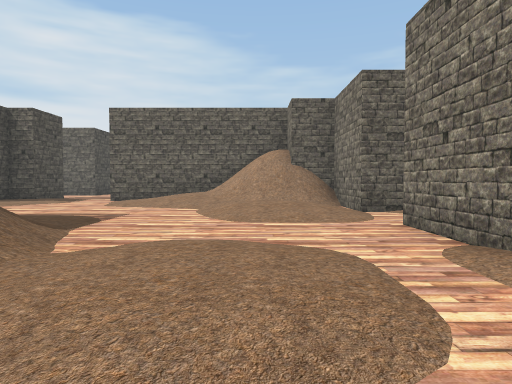
View 1 (above)

20 first-person views from a walk through a scene from a Unity 3-D project. The camera is 1.3 m above the floor, tilts 2° down and sees 75° across. The floor is counted in squares, 2 m on a side. Each view is taken from the middle of a square. On the plan, view 1 faces up. The plan holds only what a view shows up to about 10 squares ahead; the rest is blank. The player character is not drawn.

View 2
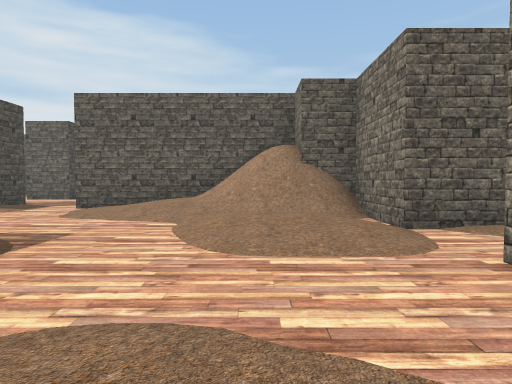

View 3
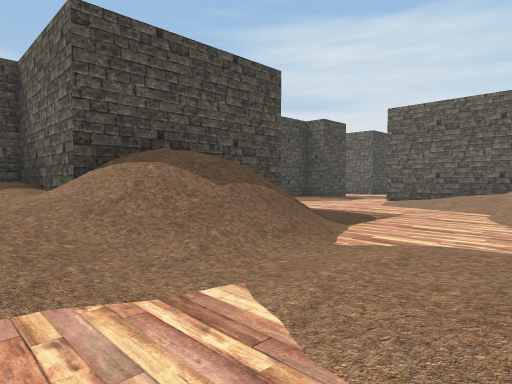

View 4
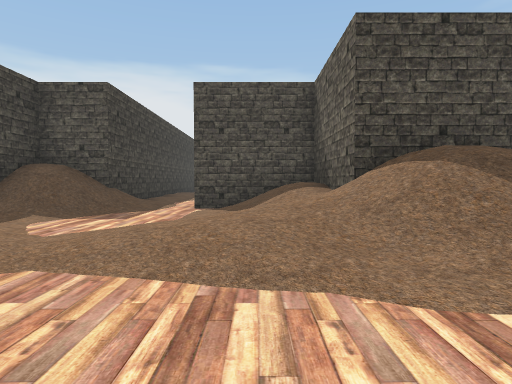

View 5
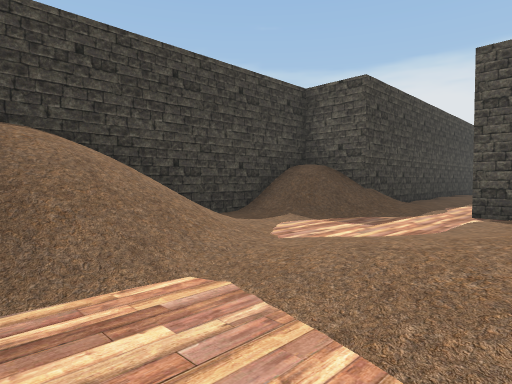

View 6
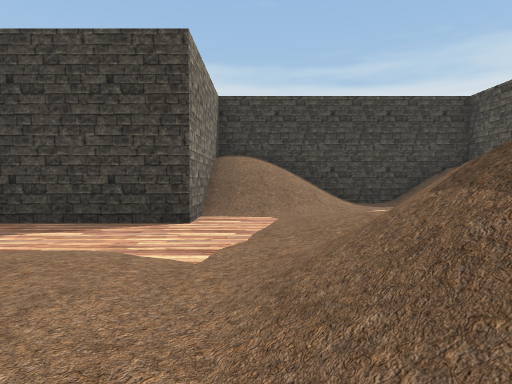

View 7
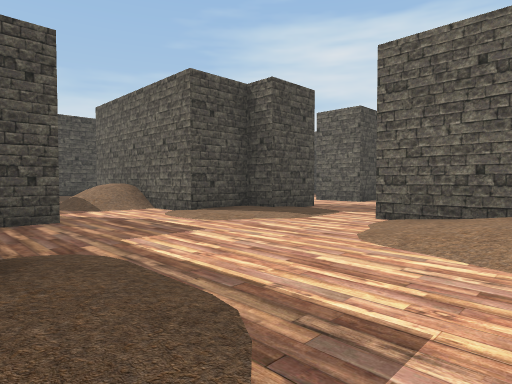

View 8
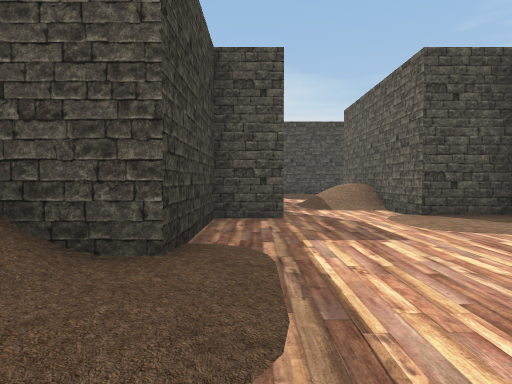

View 9
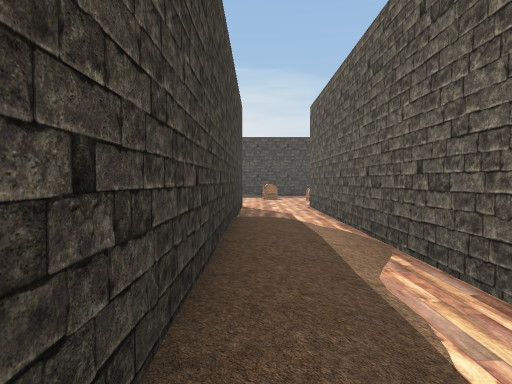

View 10
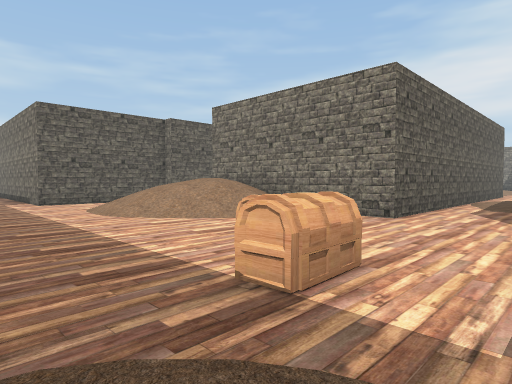

View 11
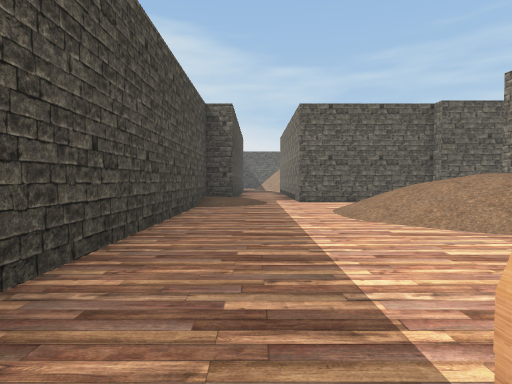

View 12
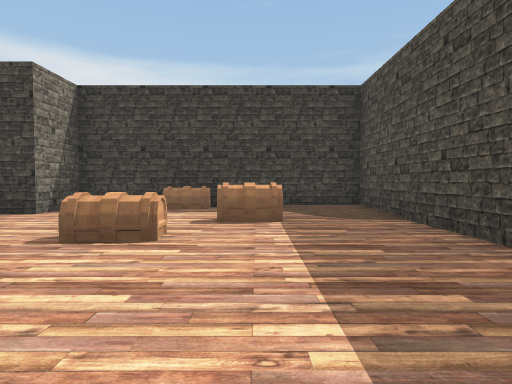

View 13
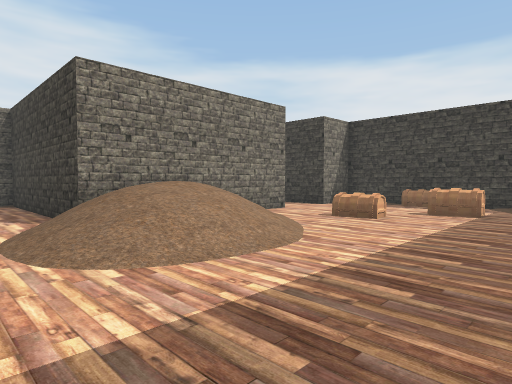

View 14
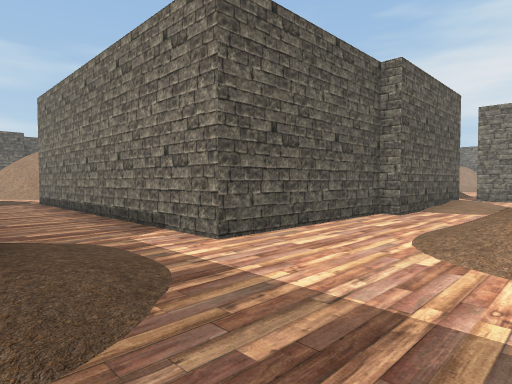

View 15
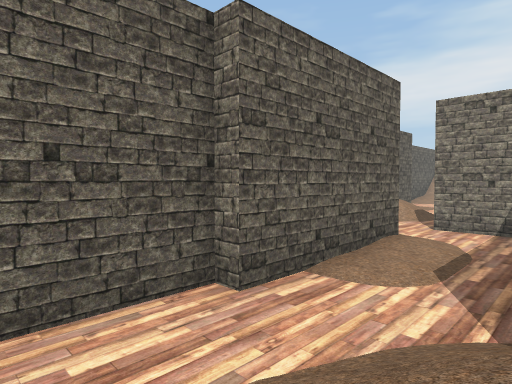

View 16
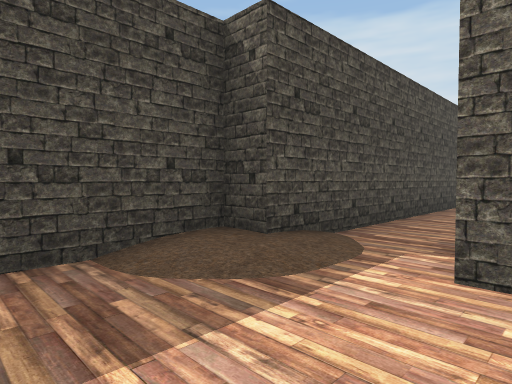

View 17
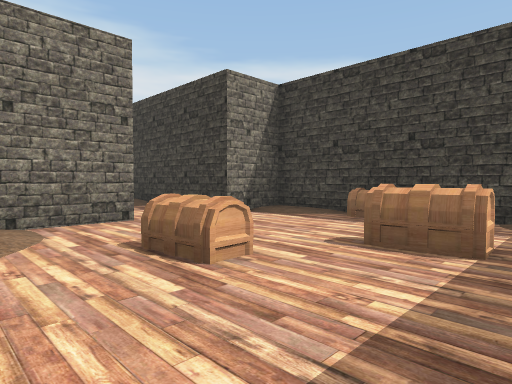

View 18
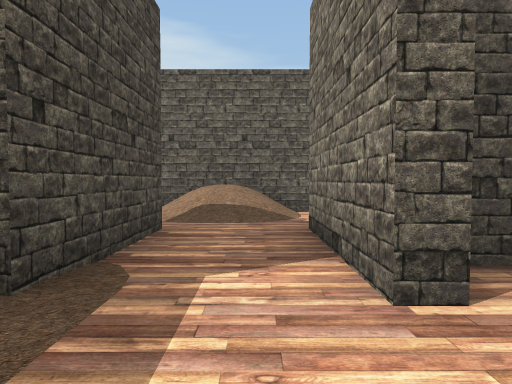

View 19
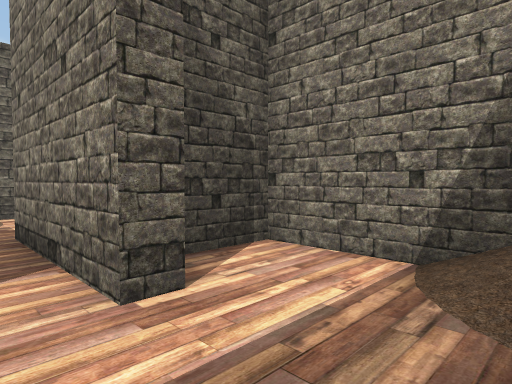

View 20
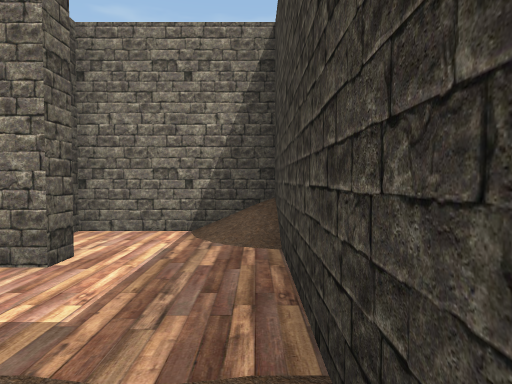

### Floor plan
Key: @ floor where view 1 was taken; # wall or solid block; . main floor; : floor 0.25 m higher than the main floor; + floor 0.5 m higher than the main floor; / step, stairs or slope; C chest.
Columns run from 26 left of view 1 to 4 right of it. Each row starts with its distance up from view 1.
 15  #
 14  #..#              ..
 13  #..#              ..
 12  #..#              #..
 11  #..#             ##..######
 10  #..#             #:...////##
  9  #..#         #####:.../////##
  8  #..#         ///.......////.#
  7 ##/.########/../.........////##
  6 #//.......:/..#..##.......///.
  5 #...////......#..#####:......#
  4 #...////#######..#.###//.....#
  3 #...////#      ....# #///....#
  2 #...////#     :.../###///::..
  1 #....///#     ######/////...
  0 #.......#         #//////.@.
 -1 #...C+..########  #/.///.####
 -2 #..C........///......././#
 -3 #..........::::::////.///#
 -4 #:......###########//.///#
 -5 #####C###         ########

Positions as (right, up) in squares from view 1, and headings:
1: (0, 0), facing up
2: (0, 2), facing up
3: (0, 0), facing up-left
4: (0, 0), facing left
5: (-1, 0), facing down-left
6: (-2, 4), facing down
7: (-2, 5), facing up-left
8: (-2, 6), facing left
9: (-9, -3), facing left
10: (-25, -4), facing up-right
11: (-24, -3), facing up
12: (-23, 3), facing down
13: (-25, 6), facing down-right
14: (-25, 4), facing up-right
15: (-21, 4), facing up-right
16: (-22, 4), facing up-left
17: (-24, 1), facing down-right
18: (-10, 2), facing up
19: (-10, 2), facing up-right
20: (-12, 2), facing right
